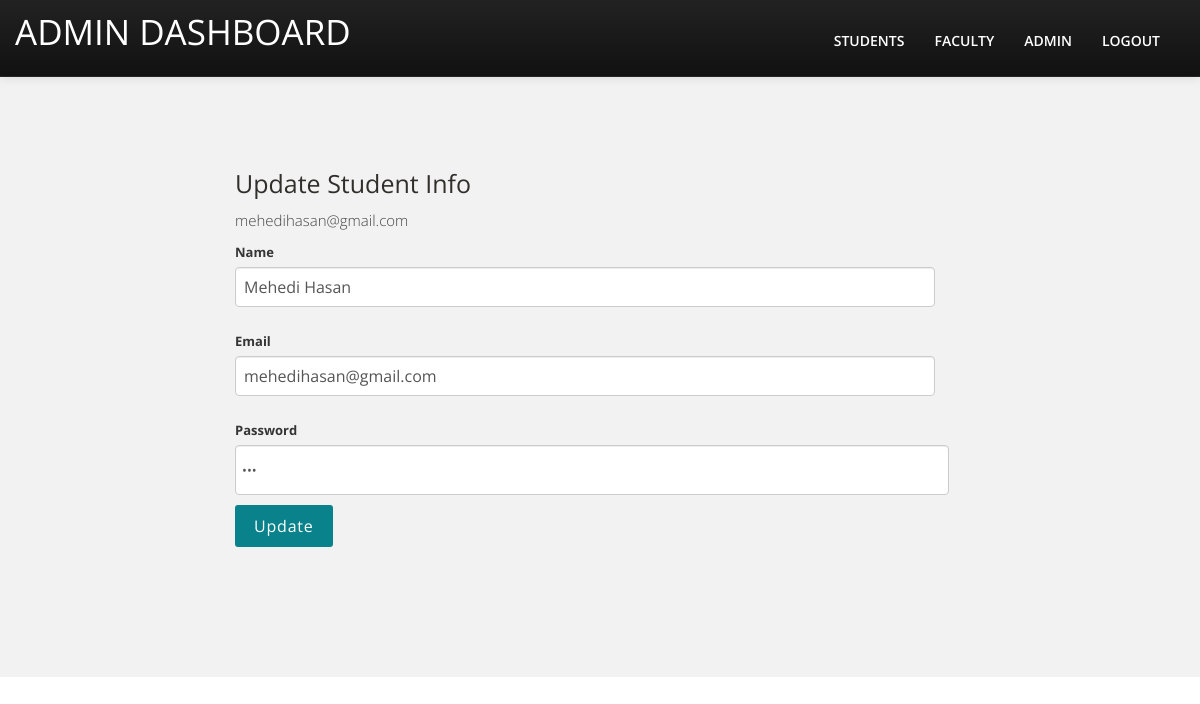
Screenshot of /RMS/Admin/updatestudentInfo.php?updateid=1 (signed in) with the database file from the repository.
### tables this page shows
CREATE TABLE `student` (
  `id` int(11) NOT NULL,
  `name` varchar(255) NOT NULL,
  `email` varchar(255) NOT NULL,
  `password` varchar(255) NOT NULL,
  `role` varchar(11) NOT NULL
);

### RMS/lib/Database.php (called while the page is built, shortened)
<?php
Class Database{
 public $host   = DB_HOST;
 public $user   = DB_USER;
 public $pass   = DB_PASS;
 public $dbname = DB_NAME;
 public $link;
private function connectDB(){
 $this->link = new mysqli($this->host, $this->user, $this->pass,
  $this->dbname);
 }
public function select($query){
  $result = $this->link->query($query) or
   die($this->link->error.__LINE__);
  if($result->num_rows > 0){
    return $result;
  } else {
    return false;
  }
 }
}
?>

### RMS/Admin/updatestudentInfo.php (the view, shortened to what this page needs)
<?php include("inc/header.php"); ?>
<?php
	$id = $_GET['updateid'];
	$db = new database();
	$query = "SELECT * FROM student WHERE id ='$id'";
	$getData = $db->select($query)->fetch_assoc();
?>
<section id="blog" class="section">
	<div class="container">
		<h6 style="font-size:25px;margin-left:220px;">Update Student Info</h6>
		<p style="font-size:15px;margin-left:220px;"><?php echo $getData['email']?></p>
		<div class="row">
			<form action="" method="POST">
				<div style="margin-left:250px;" class="form-group1">
					<label for="inputUserName">Name</label>
					<input style="height:40px;width:700px;" class="form-control1" type="text" name="r_name" value="<?php echo $getData['name']?>" placeholder="Enter session name"/>
				</div>
				<div style="margin-left:250px;" class="form-group1">
					<label for="inputUserName">Email</label>
					<input style="height:40px;width:700px;" class="form-control1" type="text" name="r_email" value="<?php echo $getData['email']?>" placeholder="Enter session description"/>
				</div>
				<div style="margin-left:250px;" class="form-group1">
					<label for="inputUserName">Password</label>
					<input style="height:40px;width:700px;" class="form-control1" type="password" name="cuspassword" value="<?php echo $getData['password']?>" placeholder="Enter password"/>
				</div>
				<button style="margin-left:250px;" type="submit" name="customerInfo" class="btn btn-primary">Update</button>
			</form>
		</div>
	</div>
</section>
<?php include("footer/foot.php"); ?>

### RMS/css/style3.css (style rules this page uses)
div, article, section, header, footer, nav, li { position:relative; }
body { background:#fff; color: #444; font-size: 16px; font-weight:300; font-family:'Open Sans', Arial, sans-serif; }
body { padding-top: 60px; }
.row { margin-bottom:30px; }
input[type=text], input[type=submit], textarea { width: 100%; padding: 0.5em; font-size: 1em; margin-bottom: 1.5em; box-sizing: border-box; -moz-box-sizing: border-box; -webkit-box-sizing: border-box; }
input, button, select, textarea { font-family:'Open Sans', Arial, sans-serif; }
p { line-height: 1.6em; margin: 0 0 10px 0; }
h1, h2, h3, h4, h5, h6 { font-weight: 400; color: #312f2b; line-height:1.1em; font-family:'Open Sans', Arial, sans-serif; }
h6 { font-size: 16px; margin-bottom:10px; }
section.section { padding: 100px 0 80px; }
section#blog { background: #f2f2f2; }
.btn { color: #fff; text-shadow: none; font-size: 16px; padding: 11px 19px; letter-spacing: 0.05em; border: 0; text-transform: none; border-radius: 3px; -moz-border-radius: 3px; -webkit-border-radius: 3px; box-shadow: none; -moz-box-shadow: none; -webkit-box-shadow: none; background-color: #545454; border-color: none; *background-color: #545454; background-image: none; filter: none; border: none; *border: 0; border-bottom-color: none; }
.btn-primary { color: #ffffff; text-shadow: none; background-color: #09828c; *background-color: #09828c; background-image: none; border-color: none; filter:none; }

### RMS/css/overwrite.css (style rules this page uses)
label, input, button, select, textarea { font-size: 13px; font-weight: normal; }
label { font-weight: bold; color:#353535; }
input, button, select, textarea { font-family:'Open Sans', Arial, sans-serif; font-size: 13px; }
select, textarea, input[type="text"], input[type="password"], input[type="datetime"], input[type="datetime-local"], input[type="date"], input[type="month"], input[type="time"], input[type="week"], input[type="number"], input[type="email"], input[type="url"], input[type="search"], input[type="tel"], input[type="color"], .uneditable-input { font-size: 13px; }

### rows the page displays
student: email "mehedihasan@gmail.com", r_name "Mehedi Hasan", r_email "mehedihasan@gmail.com"

### other values shown
Session::get("adminusername") "ADMIN"
